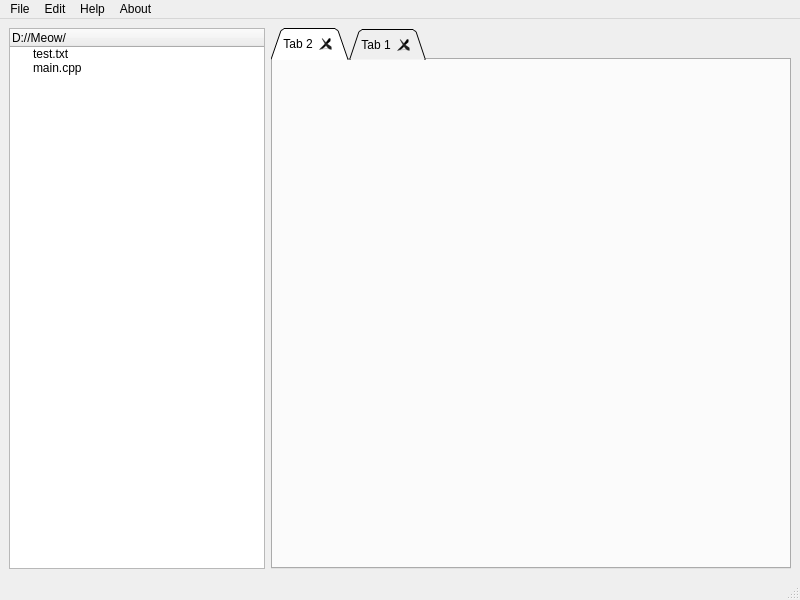
<?xml version="1.0" encoding="UTF-8"?>
<ui version="4.0">
 <class>MainWindow</class>
 <widget class="QMainWindow" name="MainWindow">
  <property name="geometry">
   <rect>
    <x>0</x>
    <y>0</y>
    <width>800</width>
    <height>600</height>
   </rect>
  </property>
  <property name="windowTitle">
   <string>MainWindow</string>
  </property>
  <property name="windowIcon">
   <iconset theme="QIcon::ThemeIcon::EditCopy"/>
  </property>
  <widget class="QWidget" name="centralwidget">
   <layout class="QHBoxLayout" name="horizontalLayout">
    <item>
     <widget class="QTreeWidget" name="treeWidget">
      <property name="sizePolicy">
       <sizepolicy hsizetype="Minimum" vsizetype="Expanding">
        <horstretch>0</horstretch>
        <verstretch>0</verstretch>
       </sizepolicy>
      </property>
      <property name="minimumSize">
       <size>
        <width>100</width>
        <height>0</height>
       </size>
      </property>
      <property name="itemsExpandable">
       <bool>true</bool>
      </property>
      <attribute name="headerCascadingSectionResizes">
       <bool>false</bool>
      </attribute>
      <attribute name="headerMinimumSectionSize">
       <number>20</number>
      </attribute>
      <attribute name="headerDefaultSectionSize">
       <number>100</number>
      </attribute>
      <attribute name="headerHighlightSections">
       <bool>false</bool>
      </attribute>
      <column>
       <property name="text">
        <string>D://Meow/</string>
       </property>
      </column>
      <item>
       <property name="text">
        <string>test.txt</string>
       </property>
      </item>
      <item>
       <property name="text">
        <string>main.cpp</string>
       </property>
      </item>
     </widget>
    </item>
    <item>
     <widget class="QTabWidget" name="tabWidget">
      <property name="inputMethodHints">
       <set>Qt::InputMethodHint::ImhHiddenText</set>
      </property>
      <property name="tabShape">
       <enum>QTabWidget::TabShape::Triangular</enum>
      </property>
      <property name="currentIndex">
       <number>0</number>
      </property>
      <property name="documentMode">
       <bool>false</bool>
      </property>
      <property name="tabsClosable">
       <bool>true</bool>
      </property>
      <property name="movable">
       <bool>true</bool>
      </property>
      <property name="tabBarAutoHide">
       <bool>false</bool>
      </property>
      <widget class="QWidget" name="tab_2">
       <attribute name="title">
        <string>Tab 2</string>
       </attribute>
      </widget>
      <widget class="QWidget" name="tab">
       <attribute name="title">
        <string>Tab 1</string>
       </attribute>
      </widget>
     </widget>
    </item>
   </layout>
  </widget>
  <widget class="QMenuBar" name="menubar">
   <property name="geometry">
    <rect>
     <x>0</x>
     <y>0</y>
     <width>800</width>
     <height>21</height>
    </rect>
   </property>
   <widget class="QMenu" name="menu">
    <property name="title">
     <string>File</string>
    </property>
    <addaction name="actionNew"/>
    <addaction name="actionOpen"/>
    <addaction name="actionSave"/>
    <addaction name="actionSave_as"/>
    <addaction name="actionOpen_Folder"/>
   </widget>
   <widget class="QMenu" name="menuEdit">
    <property name="title">
     <string>Edit</string>
    </property>
    <addaction name="actionUndo"/>
   </widget>
   <widget class="QMenu" name="menuHelp">
    <property name="title">
     <string>Help</string>
    </property>
    <addaction name="actionFuck_you"/>
   </widget>
   <widget class="QMenu" name="menuAbout">
    <property name="title">
     <string>About</string>
    </property>
    <addaction name="actionAbout_developer"/>
    <addaction name="actionAbout_QT"/>
   </widget>
   <addaction name="menu"/>
   <addaction name="menuEdit"/>
   <addaction name="menuHelp"/>
   <addaction name="menuAbout"/>
  </widget>
  <widget class="QStatusBar" name="statusbar"/>
  <action name="actionNew">
   <property name="text">
    <string>New</string>
   </property>
  </action>
  <action name="actionOpen">
   <property name="text">
    <string>Open...</string>
   </property>
  </action>
  <action name="actionSave">
   <property name="text">
    <string>Save</string>
   </property>
  </action>
  <action name="actionSave_as">
   <property name="text">
    <string>Save as...</string>
   </property>
  </action>
  <action name="actionUndo">
   <property name="text">
    <string>Undo</string>
   </property>
  </action>
  <action name="actionFuck_you">
   <property name="text">
    <string>Why?</string>
   </property>
  </action>
  <action name="actionAbout_developer">
   <property name="text">
    <string>About developer</string>
   </property>
  </action>
  <action name="actionAbout_QT">
   <property name="text">
    <string>About QT</string>
   </property>
  </action>
  <action name="actionOpen_Folder">
   <property name="text">
    <string>Open Folder...</string>
   </property>
  </action>
 </widget>
 <resources/>
 <connections/>
</ui>
